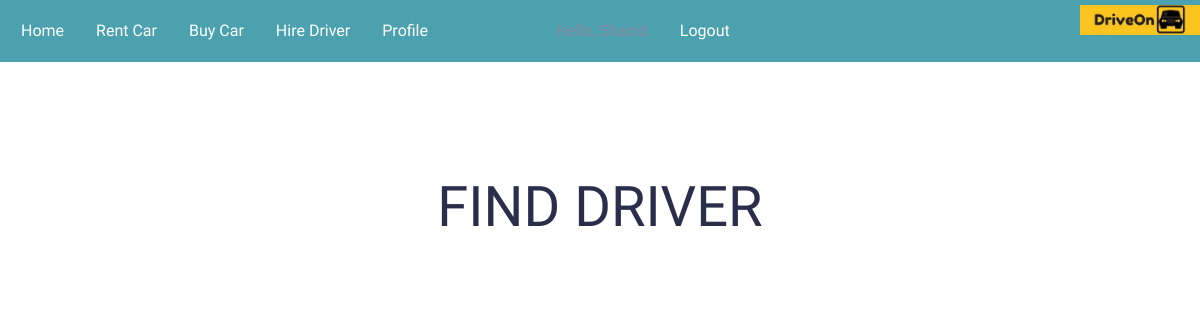
Page /driver/ (signed in) on the earlier database version.
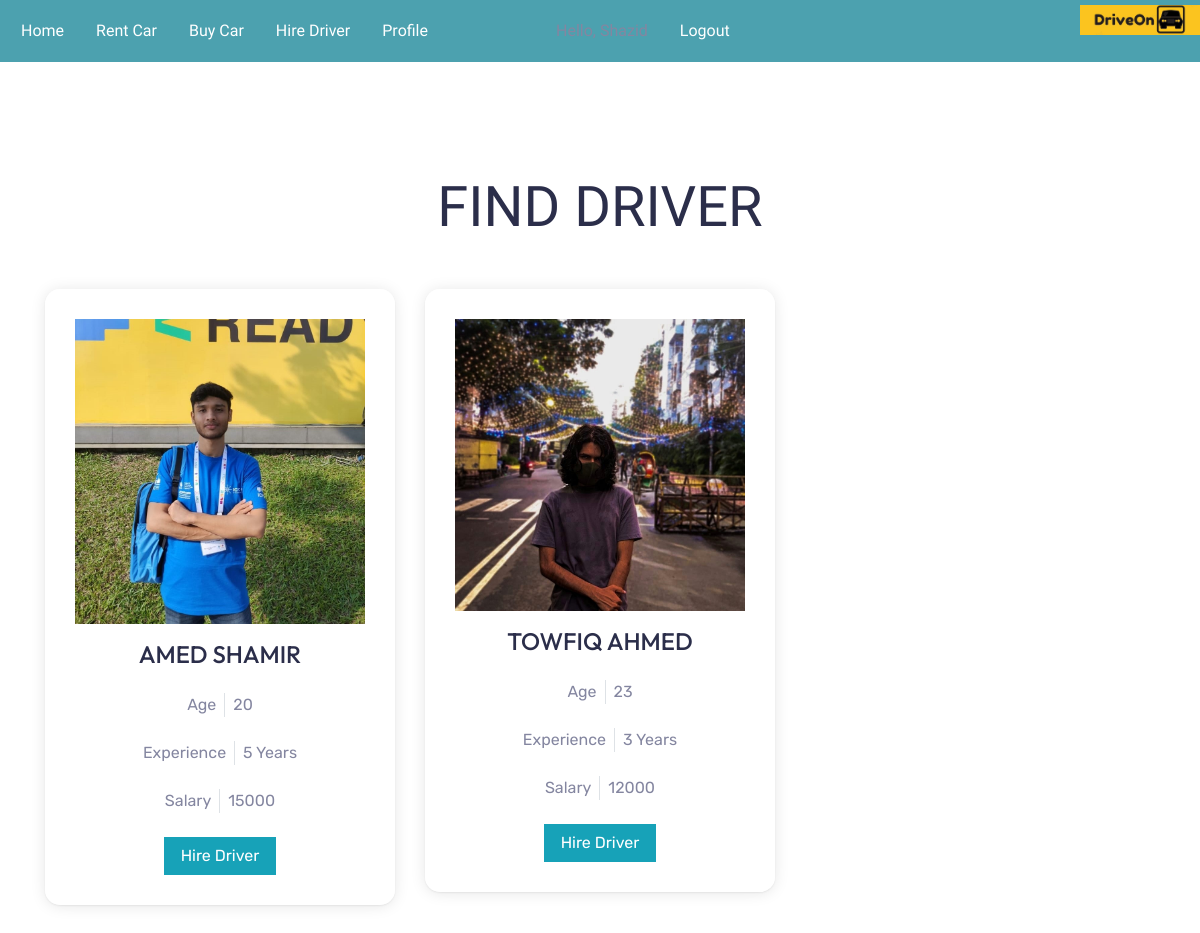
Same page on the later database version.
### carInfo/models.py (models this page shows, shortened)
class Driver(models.Model):
    dri_name = models.CharField(max_length=20)
    dri_age = models.CharField(max_length=2)#charField nibo
    dri_address = models.CharField(max_length=300)
    dri_experience = models.CharField(max_length=50)
    dri_lic_num = models.CharField(max_length=50)
    accident_history = models.TextField(max_length=100)
    expected_salary = models.CharField(max_length=15)
    dri_img = models.ImageField(upload_to='media')
    dri_phone_num = models.CharField(max_length=11)

### demo/views.py (the view)
# urls.py: path('driver/', driveon.driver, name='driver'),
@login_required(login_url='login')
def driver(request):
    hireDriver = Driver.objects.all()
    return render(request, 'driver.html',{'Hire_Drivers': hireDriver})

### demo/templates/driver.html (shortened to what this page needs)
{% extends 'base.html' %}
{% load static %}
{% block content %}
<!DOCTYPE html>
<html lang="en">
<head>
    <link href="https://cdnjs.cloudflare.com/ajax/libs/font-awesome/5.15.0/css/all.min.css" rel="stylesheet">
    <link href="{% static 'assets/css/bootstrap.min.css' %}" rel="stylesheet">
    <link href="{% static 'assets/css/rentcar.css' %}" rel="stylesheet">
</head>
<body>
    <div class="container-fluid py-5">
        <div class="container pt-5 pb-3">
            <h1 class="display-4 text-uppercase text-center mb-5">Find Driver</h1>
            <div class="row">
                {% for i in Hire_Drivers %}
                <div class="col-lg-4 col-md-6 mb-2">
                    <div class="rent-item mb-4">
                        <img class="img-fluid mb-3" src="{{i.dri_img.url}}" alt="">
                        <h4 class="cartitle text-uppercase mb-4">{{i.dri_name}}</h4>
                        <div class="d-flex justify-content-center mb-4">
                            <div class="header px-2">
                                <span>Age</span>
                            </div>
                            <div class="header px-2 border-left">
                                <span>{{i.dri_age}}</span>
                            </div>
                        </div>
                        <div class="d-flex justify-content-center mb-4">
                            <div class="header px-2">
                                <span>Experience</span>
                            </div>
                            <div class="header px-2 border-left">
                                <span>{{i.dri_experience}}</span>
                            </div>
                        </div>
                        <div class="d-flex justify-content-center mb-4">
                            <div class="header px-2">
                                <span>Salary</span>
                            </div>
                            <div class="header px-2 border-left">
                                <span>{{i.expected_salary}}</span>
                            </div>
                        </div>
                        <a class="btn btn-info px-3" href="{% url 'driver-payment' i.id user.id %}">Hire Driver</a>
                    </div>
                </div>
                {% endfor %}
            </div>
        </div>
    </div>
</body>
</html>
{% endblock %}

Differences in the rows shown:
added Driver: dri_img (picture), dri_name "AMED SHAMIR", dri_age "20", dri_experience "5 Years", expected_salary "15000"
added Driver: dri_img (picture), dri_name "TOWFIQ AHMED", dri_age "23", dri_experience "3 Years", expected_salary "12000"
